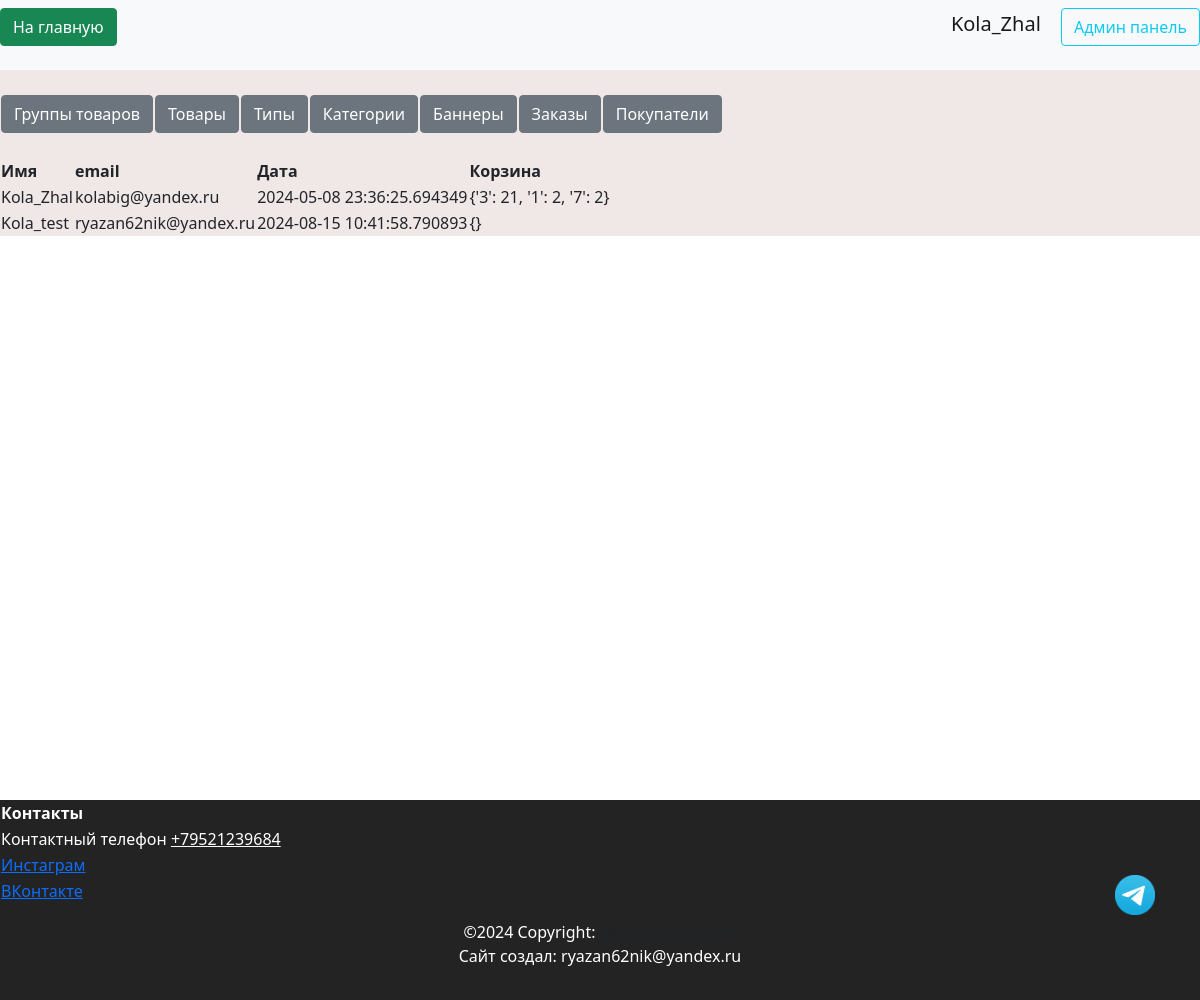
/admin/users (signed in), run on an earlier commit of the app's database.
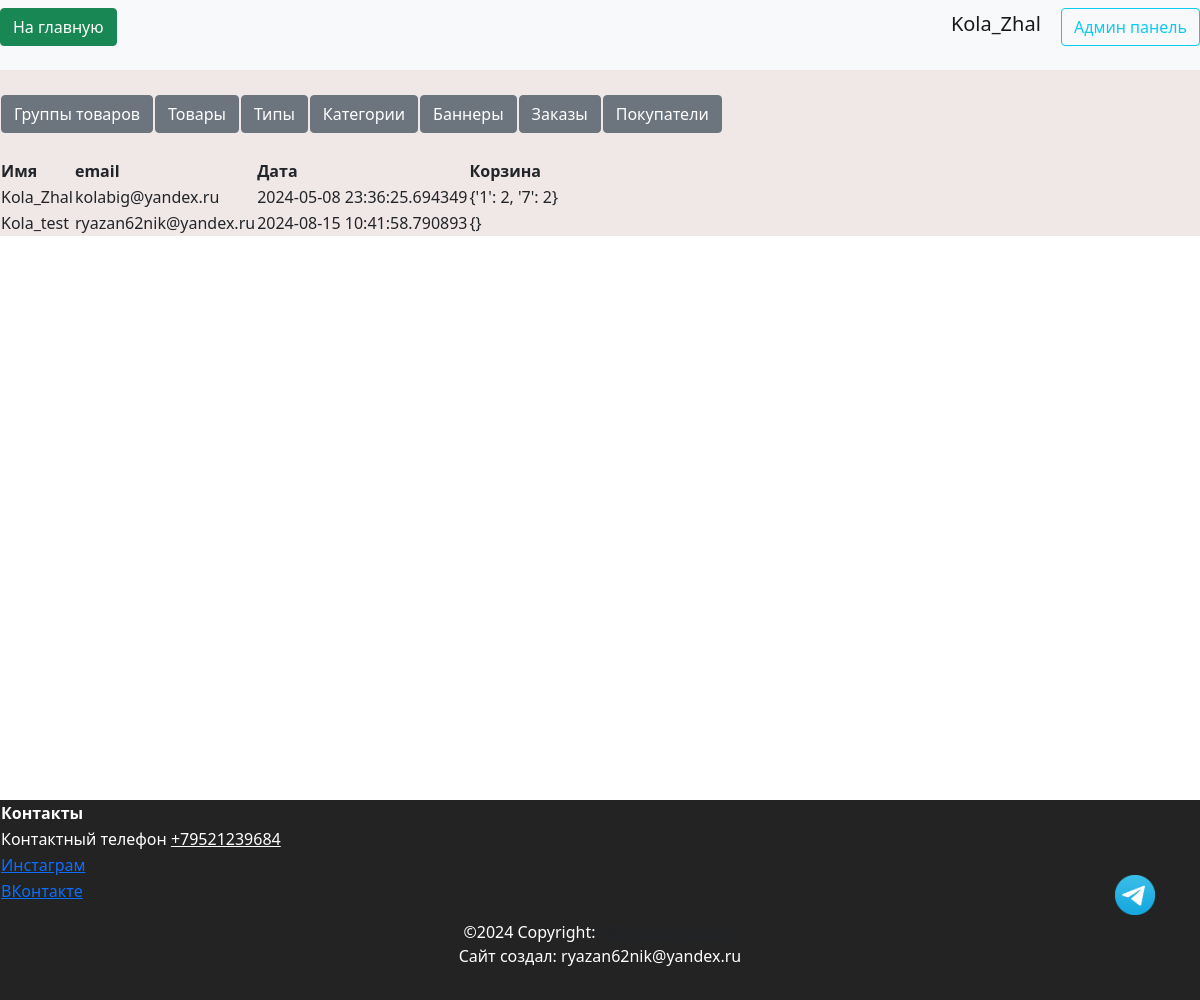
And on a later commit of the database.
### data/users.py (models this page shows, shortened)
class User(SqlAlchemyBase, UserMixin, SerializerMixin):
    __tablename__ = 'users'
    id = sqlalchemy.Column(sqlalchemy.Integer,
                           primary_key=True, autoincrement=True)
    name = sqlalchemy.Column(sqlalchemy.String, nullable=True)
    tel = sqlalchemy.Column(sqlalchemy.String, nullable=True)
    email = sqlalchemy.Column(sqlalchemy.String,
                              index=True, unique=True, nullable=True)
    hashed_password = sqlalchemy.Column(sqlalchemy.String, nullable=True)
    created_date = sqlalchemy.Column(sqlalchemy.DateTime,
                                     default=datetime.datetime.now)
    basket = sqlalchemy.Column(sqlalchemy.String, default='{}')
    admin = sqlalchemy.Column(sqlalchemy.Boolean, default=False)
    tg_id = sqlalchemy.Column(sqlalchemy.String, nullable=True)
    confirmed = sqlalchemy.Column(sqlalchemy.Boolean, default=False)
    address = sqlalchemy.Column(sqlalchemy.String, nullable=True)
    orders = orm.relationship("Order", back_populates='user')

### server.py (the view)
@app.route('/admin/users', methods=['GET', 'POST'])
@login_required
def admin_user():
    if current_user.admin:
        db_sess = db_session.create_session()
        users = db_sess.query(User).all()
        return render_template('pages/admin_users.html', title='Админ панель',
                               users=users)

### data/db_session.py (called while the page is built)
def create_session() -> Session:
    global __factory
    return __factory()

### server.py (called while the page is built)
@login_manager.user_loader
def load_user(user_id):
    db_sess = db_session.create_session()
    return db_sess.query(User).filter(User.id == user_id).first()

### templates/pages/admin_users.html
{% extends "pages/base_admin.html" %}
{% block admincontent %}
<br>
<div>
    <table>
        <tr>
            <th>Имя</th>
            <th>email</th>
            <th>Дата</th>
            <th>Корзина</th>
        </tr>
        {% for user in users %}
        <tr>
            <td>{{ user.name }}</td>
            <td>{{ user.email }}</td>
            <td>{{ user.created_date }}</td>
            <td>{{ user.basket }}</td>
        </tr>
        {% endfor %}
    </table>
</div>
{% endblock %}

### templates/pages/base_admin.html
{% extends "base.html" %}
{% block content %}
<div class="admin-background">
    <br>
    <div>
        <table>
            <tr>
                <th><a href="/admin/productsgroups" class="btn btn-secondary">Группы товаров</a></th>
                <th><a href="/admin/products" class="btn btn-secondary">Товары</a></th>
                <th><a href="/admin/types" class="btn btn-secondary">Типы</a></th>
                <th><a href="/admin/categories" class="btn btn-secondary">Категории</a></th>
                <th><a href="/admin/banners" class="btn btn-secondary">Баннеры</a></th>
                <th><a href="/admin/orders" class="btn btn-secondary">Заказы</a></th>
                <th><a href="/admin/users" class="btn btn-secondary">Покупатели</a></th>
            </tr>
        </table>
    </div>
    <div>
        {% block admincontent %}{% endblock %}
    </div>
</div>
{% endblock %}

### templates/base.html (shortened to what this page needs)
<!doctype html>
<html lang="ru">
<head>
    <link rel="stylesheet" href="{{ url_for('static', filename='css/bootstrap.min.css') }}">
    <link rel="stylesheet" href="{{ url_for('static', filename='css/header.css') }}">
    <link rel="stylesheet" href="{{ url_for('static', filename='css/footer.css') }}">
    <link rel="stylesheet" href="{{ url_for('static', filename='css/style.css') }}">
    <link rel="stylesheet" href="{{ url_for('static', filename='css/mystyle.css') }}">
    <link rel="stylesheet" href="{{ url_for('static', filename='css/index.css') }}">
</head>
<body>
{% include 'includes/header.html' %}
<div class="my-container">
    <main>
        {% block content %}
        {% endblock %}
    </main>
    {% include 'includes/footer.html' %}
</div>
<a href="https://t.me/Ok_se_96" target="_blank">
    <div class="tg-button"></div>
</a>
</body>
</html>

### templates/includes/header.html
<header class="header--fixed">
    <nav class="navbar navbar-light bg-light">
        <p align="right">
            <a href="/index" class="btn btn-success"> На главную </a>
        </p>
        {% if current_user.is_authenticated %}
        <p align="right">
            <a class="logout navbar-brand" href="/logout">{{ current_user.name }}</a>
            {% if current_user.admin%}
            <a class="btn btn-outline-info mr-2" href="/admin/products">Админ панель</a>
            {% endif %}
            {% else %}
        <p align="right">
            <a class="btn btn-primary" onclick="saveHref('/register')" href="/register">Зарегистрироваться</a>
            <a class="btn btn-success" onclick="saveHref('/login')" href="/login">Войти</a>
        </p>
        {% endif %}
    </nav>
</header>

### templates/includes/footer.html
<footer class="bg-body-tertiary text-center text-lg-start">
    <table>
        <tr>
            <th>Контакты</th>
        </tr>
        <tr>
            <td>Контактный телефон <a href="tel:+79521239684" style="color:#FFFFFF">+79521239684</a></td>
        </tr>
        <tr>
            <td><a href="https://www.instagram.com/b_decor_e?igsh=b2hqcHRpaGV5bGYx&utm_source=qr"
                    target="_blank">Инстаграм</a>
            </td>
        </tr>
        <tr>
            <td><a href="https://vk.com/ok_se_96" target="_blank">ВКонтакте</a>
            </td>
        </tr>
    </table>
    <div class="text-center p-3">
        ©2024 Copyright:
        <a class="text-body" href="https://mdbootstrap.com/">MDBootstrap.com</a>
        <p>Сайт создал: ryazan62nik@yandex.ru</p>
    </div>
</footer>

### static/css/header.css (style rules this page uses)
:root { --main-color: #0179FA; --second-color: white; }

### static/css/footer.css (style rules this page uses)
:root { --main-color: #111111; --second-color: white; }
footer { background-color: var(--main-color); }

### static/css/style.css (style rules this page uses)
:root { --main-color: #0179FA; --second-color: #ffffff; --thirdly_color: #629ee3; }
body { background-color: var(--second-color); }

### static/css/mystyle.css (style rules this page uses)
html { --firstly-color: white; --secondary-color: rgba(91, 82, 212, 0.837); --thirdly-color: rgb(99, 96, 105); --fourly-color: rgb(144, 182, 242); --black: rgb(35, 35, 35); --dark-blue: #12191d; --white: #ffffff; --green: #33ff00; --caribbean: #00e197; --light-green: #8eef8c; --turquoise: #12eeff; --pink: #f053d5; --red: #fe785a; --gray-900: #0c1114; --gray-700: #242a2c; --gray-650: #495257; --gray-600: #424b4f; --gray-500: #495257; --gray-300: #8d979e; --gray-200: #acb4b9; --gray-150: #aeb6bb; --gray-100: #eef1f3; --gray-50: #f6f8f9; --framing: black; --text-color: white; }
main { flex: 1; min-width: 95%; justify-content: center; display: block; margin: 0 auto; text-align: left; }
body { min-height: 100vh; position: relative; margin: 0; padding: 0; text-align: center; }
footer { position: absolute; bottom: -200px; width: 100%; }
.my-container { min-width: 100%; }
.admin-background { background-color: rgb(240, 231, 231); }
footer { clear: both; padding: 0; background: var(--black); color: #ffffff; overflow: hidden; min-width: 100; }
.tg-button { display: block; position: fixed; bottom: 10vh; right: 5vh; width: 5vh; height: 5vh; border: none; background-image: url(../img/system/tg_logo.png); background-size: cover; margin: 5px 5px; }

What changed in the data, as far as the page shows it:
changed User "Kola_Zhal": basket "{'3': 21, '1': 2, '7': 2}" → "{'1': 2, '7': 2}"
